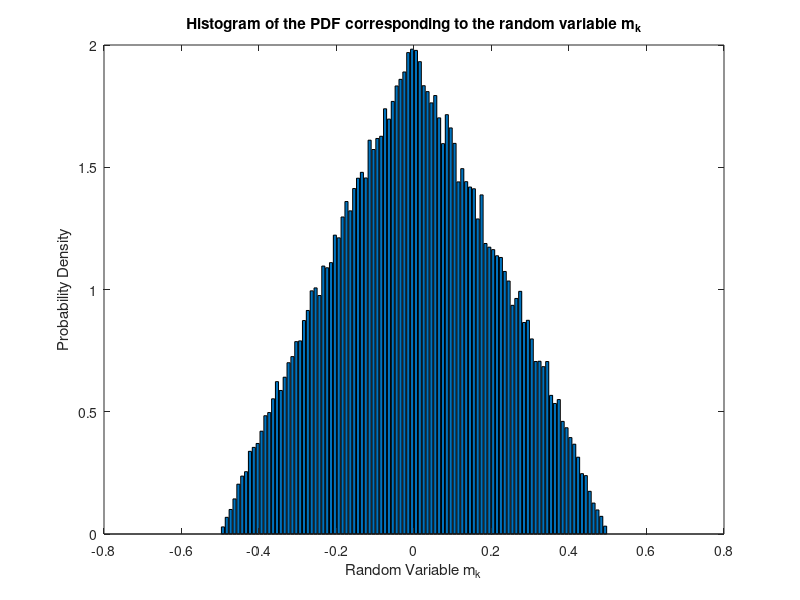
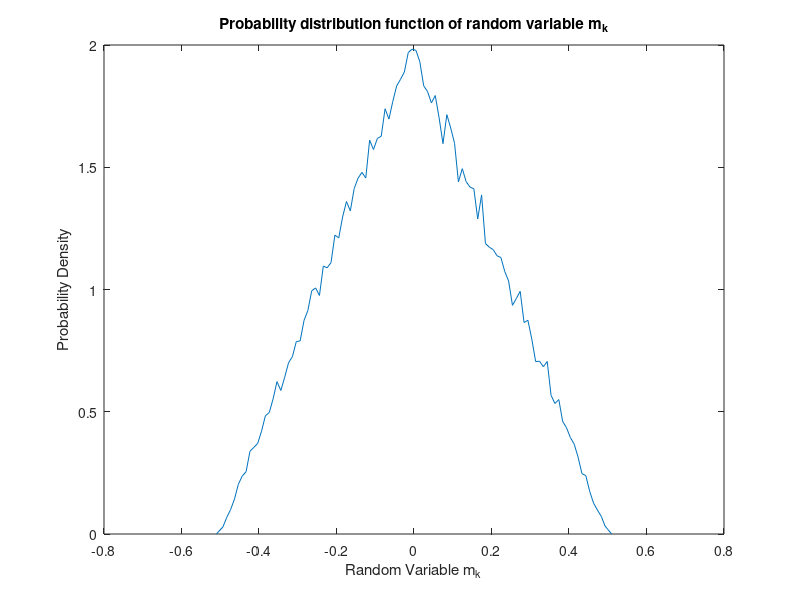

Reproduce these figures in MATLAB, in order.
clear all
close all
clc
%create two uniform probablity ditribution functions with a lower bound of
%-0.25 and an upper bound of 0.25
P_n = makedist('uniform','lower',-0.25,'upper',0.25);
P_h = makedist('uniform','lower',-0.25,'upper',0.25);
% Define the number of sequences.
k = 100000;
%sample both the probability distributions 'K'times. 
samples1 = random(P_n,k,1);
samples2 = random(P_h,k,1);
%Add both of these samples to obtain a set of samples for the random
%variable mk.
conv = samples1 + samples2;
% Display the data obtained as an histogram which show that the convoultion of
%the two uniform PDF results in a triangular PDF.
[f x] = hist(conv,100);
% Add two corner conditions(p(mk) = 0 when mk>0.5 and mk< -0.5) to close 
% the probability distribution fuction which now resembles the probablity
% distribution of the given random variable mk
f = [0 f 0];
x = [-0.51 x 0.51];
figure;
% Normalize the graph such that area under the graph is 1,
% and plot the PDF as both histogram and line graph
bar(x,f/trapz(x,f));
ylabel('Probability Density');
xlabel('Random Variable m_{k}')
title('Histogram of the PDF corresponding to the random variable m_{k}')
figure;
plot(x,f/trapz(x,f));
ylabel('Probability Density');
xlabel('Random Variable m_{k}')
title('Probability distribution function of random variable m_{k}')
% The mean of the PDF is given by, (mean_mk ~ 0)
mean_mk = mean(conv);
% The varience of the PDF is given by, (var_mk ~ 0.04 = 1/24)
var_mk = var(conv);
% The varience of state of the stochastic system after 'k' sequences is
% given by, (for k =100000, var_xk ~ 4170)
var_xk = k*var_mk;